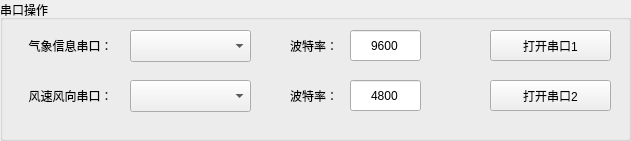
   <widget class="QGroupBox" name="groupBox">
    <property name="geometry">
     <rect>
      <x>10</x>
      <y>20</y>
      <width>631</width>
      <height>141</height>
     </rect>
    </property>
    <property name="font">
     <font>
      <pointsize>9</pointsize>
     </font>
    </property>
    <property name="title">
     <string>串口操作</string>
    </property>
    <widget class="QLabel" name="label_6">
     <property name="geometry">
      <rect>
       <x>10</x>
       <y>30</y>
       <width>121</width>
       <height>31</height>
      </rect>
     </property>
     <property name="font">
      <font>
       <pointsize>9</pointsize>
      </font>
     </property>
     <property name="text">
      <string>气象信息串口：</string>
     </property>
     <property name="alignment">
      <set>Qt::AlignCenter</set>
     </property>
    </widget>
    <widget class="QComboBox" name="comboBoxUart1">
     <property name="geometry">
      <rect>
       <x>130</x>
       <y>30</y>
       <width>121</width>
       <height>32</height>
      </rect>
     </property>
    </widget>
    <widget class="QLabel" name="label_7">
     <property name="geometry">
      <rect>
       <x>290</x>
       <y>30</y>
       <width>171</width>
       <height>31</height>
      </rect>
     </property>
     <property name="font">
      <font>
       <pointsize>9</pointsize>
      </font>
     </property>
     <property name="text">
      <string>波特率：          bps</string>
     </property>
     <property name="alignment">
      <set>Qt::AlignLeading|Qt::AlignLeft|Qt::AlignVCenter</set>
     </property>
    </widget>
    <widget class="QLineEdit" name="lineEditBaudRate1">
     <property name="geometry">
      <rect>
       <x>350</x>
       <y>30</y>
       <width>71</width>
       <height>31</height>
      </rect>
     </property>
     <property name="font">
      <font>
       <pointsize>9</pointsize>
      </font>
     </property>
     <property name="text">
      <string>9600</string>
     </property>
     <property name="alignment">
      <set>Qt::AlignCenter</set>
     </property>
    </widget>
    <widget class="QPushButton" name="pushButtonOpenUart1">
     <property name="geometry">
      <rect>
       <x>490</x>
       <y>30</y>
       <width>121</width>
       <height>31</height>
      </rect>
     </property>
     <property name="font">
      <font>
       <pointsize>9</pointsize>
      </font>
     </property>
     <property name="text">
      <string>打开串口1</string>
     </property>
    </widget>
    <widget class="QLabel" name="label_28">
     <property name="geometry">
      <rect>
       <x>290</x>
       <y>80</y>
       <width>171</width>
       <height>31</height>
      </rect>
     </property>
     <property name="font">
      <font>
       <pointsize>9</pointsize>
      </font>
     </property>
     <property name="text">
      <string>波特率：          bps</string>
     </property>
     <property name="alignment">
      <set>Qt::AlignLeading|Qt::AlignLeft|Qt::AlignVCenter</set>
     </property>
    </widget>
    <widget class="QLineEdit" name="lineEditBaudRate2">
     <property name="geometry">
      <rect>
       <x>350</x>
       <y>80</y>
       <width>71</width>
       <height>31</height>
      </rect>
     </property>
     <property name="font">
      <font>
       <pointsize>9</pointsize>
      </font>
     </property>
     <property name="text">
      <string>4800</string>
     </property>
     <property name="alignment">
      <set>Qt::AlignCenter</set>
     </property>
    </widget>
    <widget class="QComboBox" name="comboBoxUart2">
     <property name="geometry">
      <rect>
       <x>130</x>
       <y>80</y>
       <width>121</width>
       <height>32</height>
      </rect>
     </property>
    </widget>
    <widget class="QLabel" name="label_29">
     <property name="geometry">
      <rect>
       <x>10</x>
       <y>80</y>
       <width>121</width>
       <height>31</height>
      </rect>
     </property>
     <property name="font">
      <font>
       <pointsize>9</pointsize>
      </font>
     </property>
     <property name="text">
      <string>风速风向串口：</string>
     </property>
     <property name="alignment">
      <set>Qt::AlignCenter</set>
     </property>
    </widget>
    <widget class="QPushButton" name="pushButtonOpenUart2">
     <property name="geometry">
      <rect>
       <x>490</x>
       <y>80</y>
       <width>121</width>
       <height>31</height>
      </rect>
     </property>
     <property name="font">
      <font>
       <pointsize>9</pointsize>
      </font>
     </property>
     <property name="text">
      <string>打开串口2</string>
     </property>
    </widget>
   </widget>
